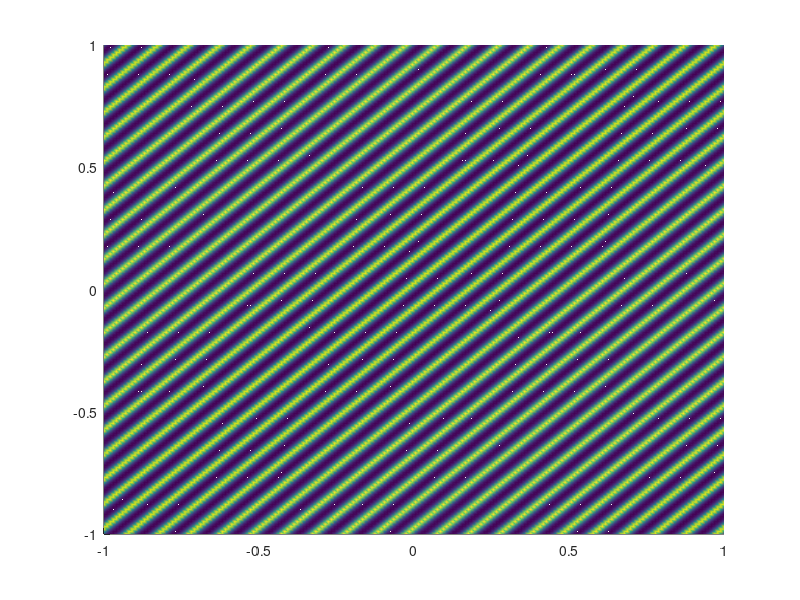
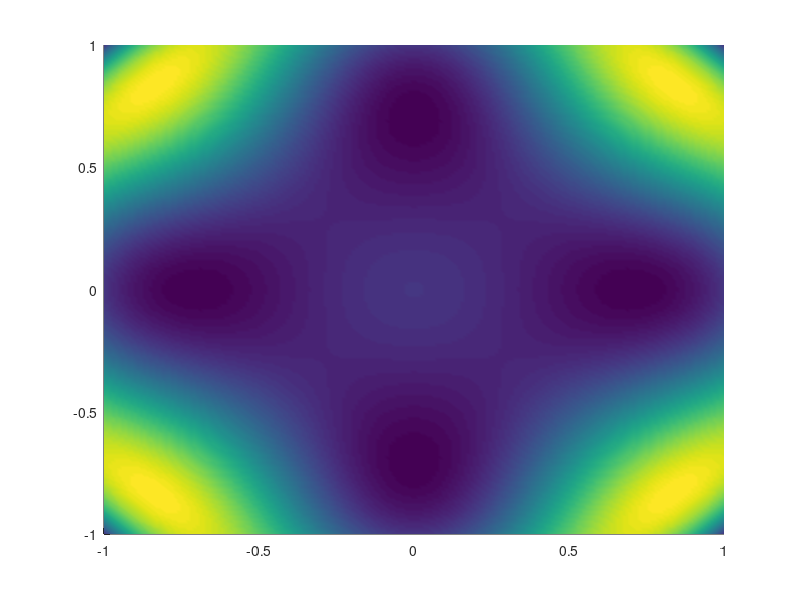

Reproduce these figures in MATLAB, in order.
close all
clear all
clc
p=1;
e=.1;
x=linspace(-1,1,200);
y=x;
[X,Y]=meshgrid(x,y);
b=2+p*sin(2*pi*(X-Y)/e);
surf(X,Y,1./b)
view([0 0 1])
shading interp
f = -.5*((6*X.^2-1).*(Y.^4-Y.^2)+(6*Y.^2-1).*(X.^4-X.^2));
figure
surf(X,Y,f)
view([0 0 1])
shading interp
